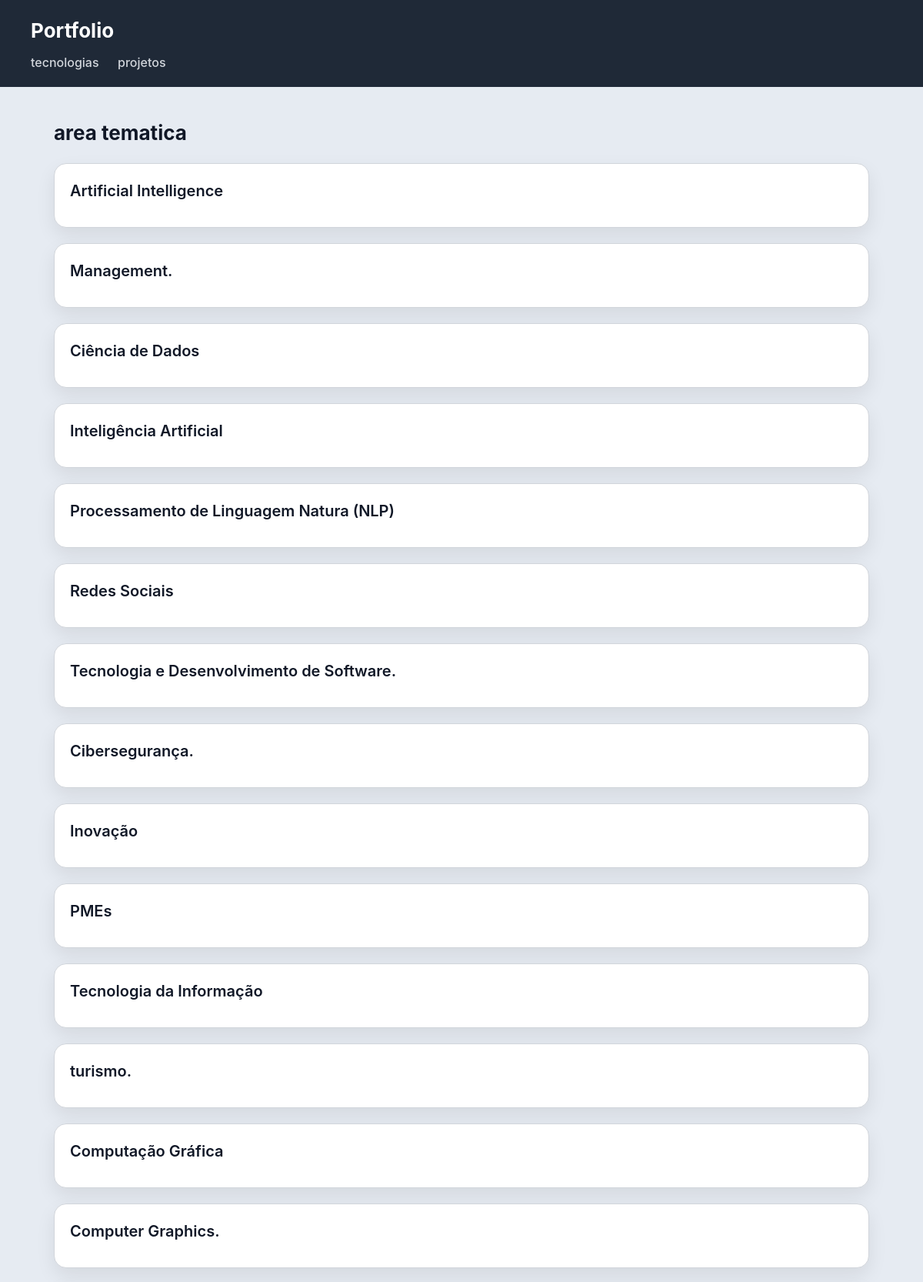
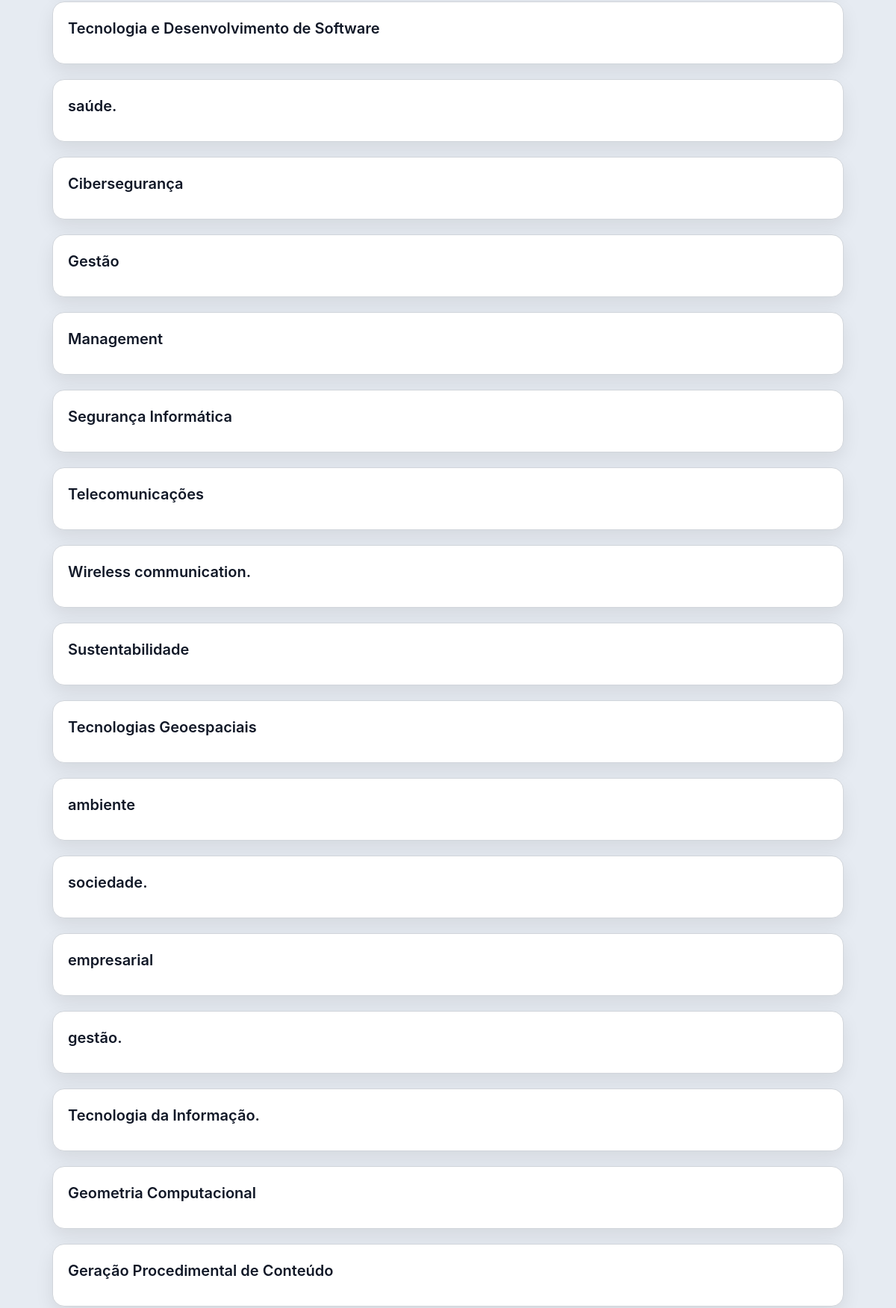
Screenshot of /area_tematica/ (upper part) with the database file from the repository (2 pictures, top to bottom).
### portfolio/models.py (models this page shows, shortened)
class AreaTematica(models.Model):
    nome = models.CharField(max_length=255, unique=True)

### portfolio/views.py (the view)
# urls.py: path('area_tematica/', views.areaTematica_view, name="area_tematica"),
def areaTematica_view(request):
    areaTematica = AreaTematica.objects.all()
    return render(request, 'portfolio/area_tematica.html', {'area_tematica': areaTematica})

### portfolio/templates/portfolio/area_tematica.html (shortened to what this page needs)
{% extends "portfolio/base.html" %}
{% block content %}
<h2>area tematica</h2>
<section>
    {% for area in area_tematica %}
    <article>
        <header>
            <h3>{{ area.nome }}</h3>
        </header>
    </article>
    {% endfor %}
</section>
{% endblock %}

### portfolio/static/portfolio/styles.css (style rules this page uses)
* { box-sizing: border-box; margin: 0; padding: 0; }
body { font-family: "Inter", "Segoe UI", system-ui, -apple-system, sans-serif; background: #e6ebf2; color: #111827; line-height: 1.5; }
h2 { margin-bottom: 20px; font-size: 26px; }
section > article { background: white; padding: 20px; border-radius: 16px; border: 1px solid #d1d5db; box-shadow: 0 10px 25px rgba(0,0,0,0.08); transition: all 0.25s ease; margin-bottom: 20px; }
article > header { margin-bottom: 12px; }
article > header > h3 { font-size: 20px; font-weight: 600; margin-bottom: 4px; }

### rows the page displays
AreaTematica: nome "Artificial Intelligence"
AreaTematica: nome "Management."
AreaTematica: nome "Ciência de Dados"
AreaTematica: nome "Inteligência Artificial"
AreaTematica: nome "Processamento de Linguagem Natura (NLP)"
AreaTematica: nome "Redes Sociais"
AreaTematica: nome "Tecnologia e Desenvolvimento de Software."
AreaTematica: nome "Cibersegurança."
AreaTematica: nome "Inovação"
AreaTematica: nome "PMEs"
AreaTematica: nome "Tecnologia da Informação"
AreaTematica: nome "turismo."
AreaTematica: nome "Computação Gráfica"
AreaTematica: nome "Computer Graphics."
AreaTematica: nome "Tecnologia e Desenvolvimento de Software"
AreaTematica: nome "saúde."
AreaTematica: nome "Cibersegurança"
AreaTematica: nome "Gestão"
AreaTematica: nome "Management"
AreaTematica: nome "Segurança Informática"
AreaTematica: nome "Telecomunicações"
AreaTematica: nome "Wireless communication."
AreaTematica: nome "Sustentabilidade"
AreaTematica: nome "Tecnologias Geoespaciais"
AreaTematica: nome "ambiente"
AreaTematica: nome "sociedade."
AreaTematica: nome "empresarial"
AreaTematica: nome "gestão."
AreaTematica: nome "Tecnologia da Informação."
AreaTematica: nome "Geometria Computacional"
AreaTematica: nome "Geração Procedimental de Conteúdo"
